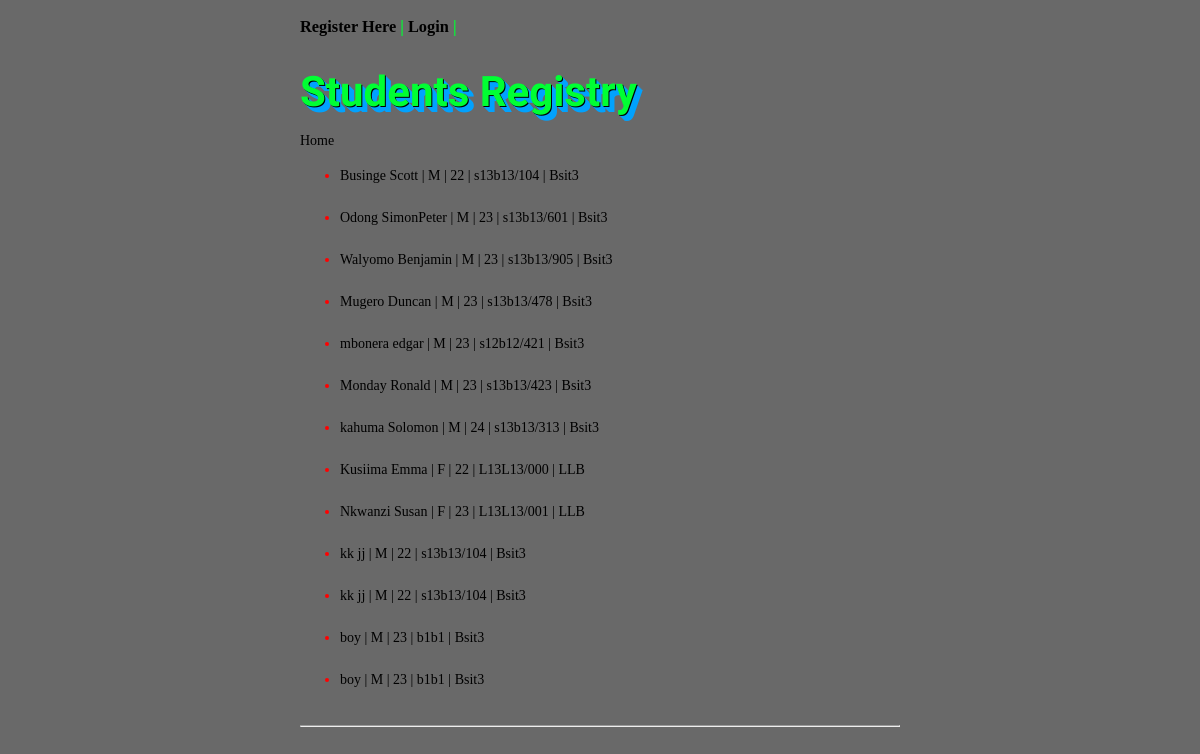
Before: /registry/ with the older database file.
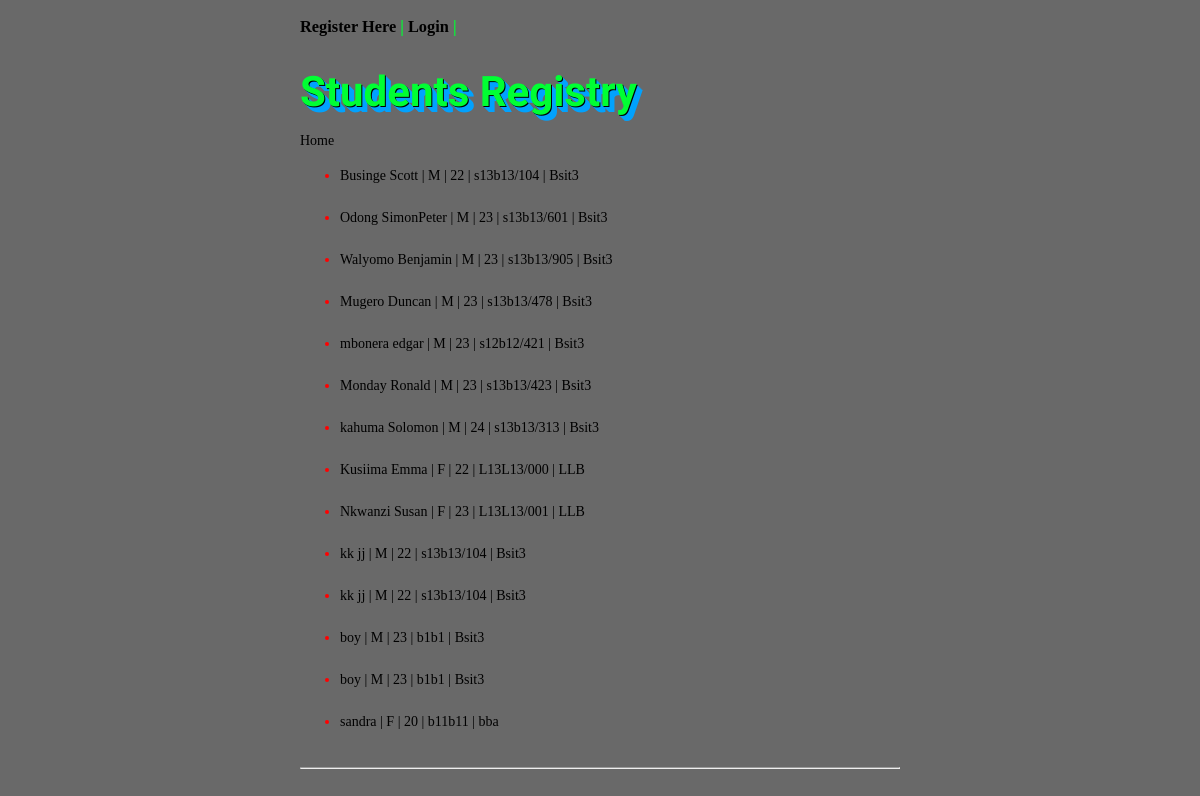
After: the same page with the newer database file.
### Gyobera/models.py (models this page shows)
class Student(models.Model):
    Names = models.CharField(max_length=100, blank=False)
    Sex = models.CharField(max_length=1, choices=[('M', 'Male'), ('F', 'Female')])
    Age = models.IntegerField(blank=False)
    Registration_Number = models.CharField(max_length=100, blank=False)
    Course = models.CharField(max_length=100, blank=False)
    def __str__(self):
        return '{} | {} | {} | {} | {}'.format(self.Names, self.Sex, self.Age, self.Registration_Number, self.Course)

### Gyobera/views.py (the view)
# urls.py: url(r'^registry/$', views.registry, name='registry'),
def registry(request):
    context_dict = {}
    context = RequestContext(request)
    student_list = Student.objects.all()
    for student in student_list:
        context_dict = {'students': student_list}
    return render_to_response('gyobera/registry.html', context_dict, context)

### templates/gyobera/registry.html (shortened to what this page needs)
{% extends 'base.html' %}
{% load staticfiles %}
{% block body_block %}
    <h1><strong>Students Registry </strong></h1><a href="/Gyobera/">Home</a><br/>
          {% if students %}
            <ul>
                {% for student in students %}
                <li><a href="{{ student_list}}">{{ student }}</a></li><br/>
                {% endfor %}
            </ul>
        {% else %}
            <strong>There are no registered students.</strong>
        {% endif %}
{% endblock %}

Changed rows visible on the page:
added Student: Names+Sex+Age "sandra | F | 20 | b11b11 | bba"
